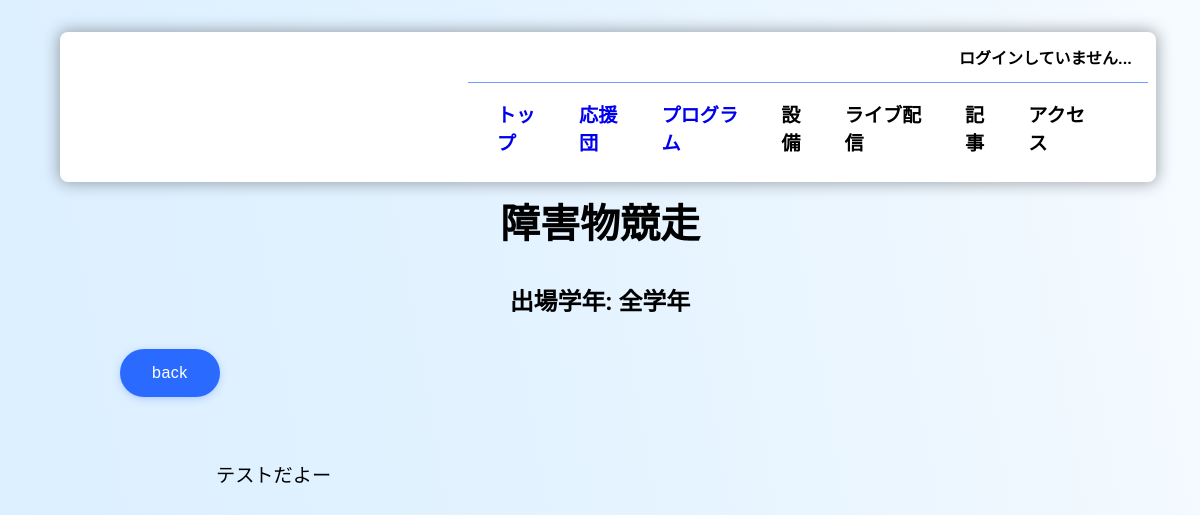
The page /program/4/ on the database as committed earlier.
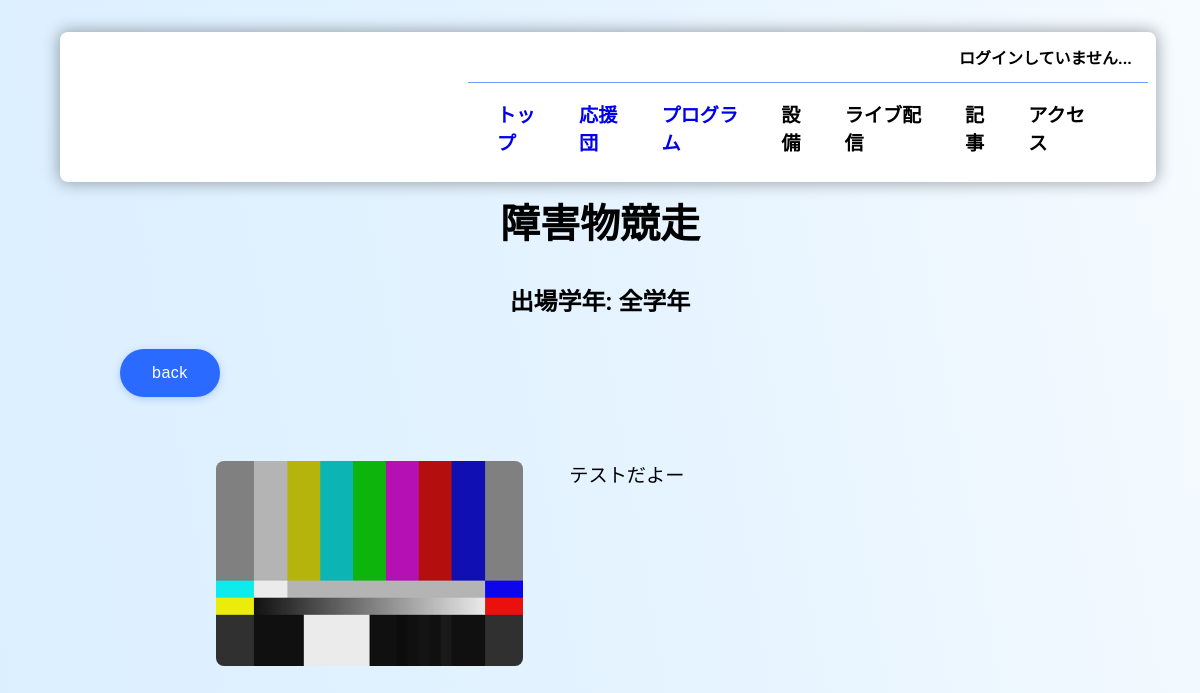
The same page on the database as committed later.
### main/models.py (models this page shows, shortened)
class Program(models.Model):
    MORNING = 'AM'
    AFTERNOON = 'PM'
    SESSION_CHOICES = [
        (MORNING, '午前の部'),
        (AFTERNOON, '午後の部'),
    ]
    session = models.CharField(max_length=2, choices=SESSION_CHOICES)
    number = models.PositiveIntegerField()
    name = models.CharField(max_length=100)
    GRADE_CHOICES = [
        ('中1', '中学１年'),
        ('中2', '中学２年'),
        ('中3', '中学３年'),
        ('高1', '高校１年'),
        ('高2', '高校２年'),
        ('高3', '高校３年'),
        ('高女', '高校生女子'),
        ('全学年', '全学年'),
        ('全団', '全団'),
    ]
    grades = models.JSONField(default=list)  # 複数選択をJSONで保存
    description = models.TextField(blank=True)
    image = models.ImageField(upload_to='program_images/', blank=True, null=True)
    class Meta:
        ordering = ['session', 'number']  # デフォルト並び順

### main/views.py (the view)
# urls.py: path('program/<int:number>/', views.program_detail, name='program_detail'),
def program_detail(request, number):
    program = get_object_or_404(Program, number=number)
    return render(request, 'main/program_detail.html', {
        'program': program
    })

### main/templates/main/program_detail.html (shortened to what this page needs)
{% extends "main/base.html" %}
{% load static %}
{% block extra_css %}
<link rel="stylesheet" href="{% static 'main/base.css' %}">
<link rel="stylesheet" href="{% static 'main/program.css' %}">
{% endblock %}
{% block content %}
<div class="header_mini"></div>
<section>
<h2>{{ program.name }}</h2>
<h3 style="text-align: center;">出場学年: {{ program.grades|join:", " }}</h3>
<a href="{% url 'program_list' %}"><button class="button_jump1">back</button></a>
  <div class="program-content">
    {% if program.image %}
    <div class="program-image">
      <img src="{{ program.image.url }}" alt="{{ program.name }}">
    </div>
    {% endif %}
    <div class="program-description">
      <p>{{ program.description }}</p>
    </div>
  </div>
</section>
{% endblock %}

### main/templates/main/base.html (shortened to what this page needs)
<!DOCTYPE html>
<html lang="ja">
    <head>
        {% load static %}
        <link rel="stylesheet" href="{% static 'main/base.css' %}">
        {% block extra_css %}{% endblock %}
    </head>
    <body>
        <nav>
            <div class="nav_right">
                <div class="secondarynav">
                    {% if user.is_authenticated %}
                        {{ user.username }} でログイン中...
                    {% else %}
                        ログインしていません...
                    {% endif %}
                </div>
                <div class="primarynav">
                    <ul>
                        <a href="{% url 'index'%}"><li class="primaryli">トップ<ul id="sub-menu"></ul></li></a>
                        <a href="{% url 'team'%}"><li class="primaryli">応援団<ul id="sub-menu"></ul></li></a>
                        <a href="{% url 'program_list'%}"><li class="primaryli">プログラム<ul id="sub-menu"></ul></li></a>
                        <li class="primaryli">設備<ul id="sub-menu"></ul></li>
                        <li class="primaryli">ライブ配信<ul id="sub-menu"></ul></li>
                        <li class="primaryli">記事<ul id="sub-menu"></ul></li>
                        <li class="primaryli">アクセス<ul id="sub-menu"></ul></li>
                    </ul>
                </div>
            </div>
        </nav>
        <main>
            {% block content %}{% endblock %}
        </main>
    </body>
</html>

### main/static/main/base.css (style rules this page uses)
body { --background-color: linear-gradient(80deg,#dbefff,#e4f3ff,#f6fbff); --color: #000; --theme-color1: #2b6aff; --theme-color2: #709bff; --card-color: #ffffffee; --title-font: "Shippori Mincho"; --text-font: "Zen Kaku Gothic New"; }
body { background: var(--background-color); color: var(--color); width: 100svw; height:100svh; font-size: 15px; margin: 0; padding: 0; overflow-y: scroll; }
.header_mini { width: 100%; height: 10rem; }
section { width: 80%; margin-left: auto; margin-right: auto; }
h2 { font-size: 2.5rem; font-family: var(--title-font); font-weight: 600; text-align: center; margin: 2rem; font-family: var(--title-font); }
h3 { font-size: 1.5rem; font-family: var(--title-font); font-weight: 600; text-align: center; margin: 2rem; font-family: var(--title-font); }
p { font-family: var(--text-font); margin: 0; }
a { text-decoration: none; }
nav { position: fixed; height: max-content; width: 90%; top: 2rem; left: 5%; padding: .5rem; display: flex; align-items: center; justify-content: space-between; background-color: #fff; color: var(--color); border-radius: .5rem; box-shadow: #00000050 0 0 15px 2px; font-family: var(--title-font); font-weight: 600; z-index: 100; }
.nav_right { width: 60%; display: flex; flex-direction: column; justify-content: center; align-items: flex-end; }
.secondarynav { font-size: 1rem; padding: 0.3rem 1rem; margin-bottom: 0.5rem; text-align: right; }
.primarynav { width: 100%; font-size: 1.2rem; padding: .3rem 1rem; border-top: var(--theme-color2) solid .1em; }
.primarynav ul { list-style: none; padding: 0; margin: .5rem; display: flex; justify-content: space-between; }
.primaryli { padding: .3rem; display: flex; align-items: center; justify-content: center; }
.button_jump1 { --text: #fff; --font-size: 16px; --duration: .5s; --move-hover: -4px; --shadow: 0 2px 8px -1px rgba(39, 94, 254, .32); --shadow-hover: 0 4px 20px -2px rgba(39, 94, 254, .5); padding: 16px 32px; font-weight: 500; line-height: var(--font-size); border-radius: 24px; outline: none; border: none; cursor: pointer; text-decoration: none; font-size: var(--font-size); letter-spacing: .5px; background: var(--theme-color1); color: var(--text); box-shadow: var(--shadow); transform: translateY(var(--y, 0)); transition: transform var(--duration) ease, box-shadow var(--duration) ease; -webkit-tap-highlight-color: transparent; overflow: hidden; }

### main/static/main/program.css (style rules this page uses)
.program-content { width: 80%; margin-left: auto; margin-right: auto; margin-top: 4rem; margin-bottom: 4rem; display: flex; align-items: flex-start; gap: 6%; flex-wrap: wrap; }
.program-image { flex: 0 0 40%; }
.program-image img { width: 100%; height: auto; border-radius: .5rem; aspect-ratio: 3/2; }
.program-description { flex: 0 0 54%; font-size: 1.2rem; line-height: 1.6; word-wrap: break-word; word-break: break-word; white-space: normal; }

Rows that differ between the two databases and show on the page:
changed Program "障害物競走": image: picture added
